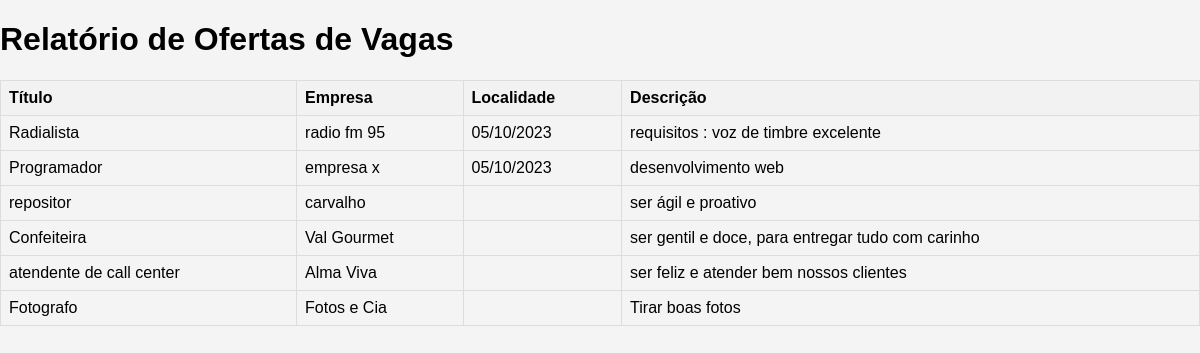
Page /relatorio/ofertas/ (signed in) on the committed database.
### app_site_de_emprego/models.py (models this page shows, shortened)
class Vaga(models.Model):
    id = models.AutoField(primary_key=True)
    titulo = models.CharField(max_length=100)
    descricao = models.TextField()
    empresa = models.CharField(max_length=100)
    localidade = models.CharField(max_length=100)

### app_site_de_emprego/views.py (the view)
# urls.py: path('relatorio/ofertas/', views.relatorio_ofertas, name='relatorio_ofertas'),
@user_passes_test(is_superuser)
def relatorio_ofertas(request):
    vagas = Vaga.objects.all()
    return render(request, 'relatorio_ofertas.html', {'vagas': vagas})

### app_site_de_emprego/views.py (called while the page is built)
def is_superuser(user):
    return user.is_authenticated and user.is_superuser

### Site-de-Emprego-Web/app_site_de_emprego/templates/relatorio_ofertas.html (shortened to what this page needs)
{% load static %}
<!DOCTYPE html>
<html lang="pt-BR">
<head>
    <link rel="stylesheet" href="{% static 'css/styles.css' %}">
    <link rel="stylesheet" href="{% static 'css/relatorio_ofertas.css' %}">
</head>
<body>
    <h1>Relatório de Ofertas de Vagas</h1>
    <table class="table">
        <thead>
            <tr>
                <th>Título</th>
                <th>Empresa</th>
                <th>Localidade</th>
                <th>Descrição</th>
            </tr>
        </thead>
        <tbody>
            {% for vaga in vagas %}
                <tr>
                    <td>{{ vaga.titulo }}</td>
                    <td>{{ vaga.empresa }}</td>
                    <td>{{ vaga.localidade }}</td>
                    <td>{{ vaga.descricao }}</td>
                </tr>
            {% endfor %}
        </tbody>
    </table>
</body>
</html>

### app_site_de_emprego/static/css/styles.css (style rules this page uses)
body { font-family: Arial, sans-serif; background-color: #f4f4f4; margin: 0; padding: 0; }

### app_site_de_emprego/static/css/relatorio_ofertas.css (style rules this page uses)
.table { border-collapse: collapse; width: 100%; }
.table th, .table td { border: 1px solid #ddd; padding: 8px; }
.table th { background-color: #f2f2f2; text-align: left; }

### rows in the picture
Vaga: titulo "Radialista", empresa "radio fm 95", localidade "05/10/2023", descricao "requisitos : voz de timbre excelente"
Vaga: titulo "Programador", empresa "empresa x", localidade "05/10/2023", descricao "desenvolvimento web"
Vaga: titulo "repositor", empresa "carvalho", descricao "ser ágil e proativo"
Vaga: titulo "Confeiteira", empresa "Val Gourmet", descricao "ser gentil e doce, para entregar tudo com carinho"
Vaga: titulo "atendente de call center", empresa "Alma Viva", descricao "ser feliz e atender bem nossos clientes"
Vaga: titulo "Fotografo", empresa "Fotos e Cia", descricao "Tirar boas fotos"
